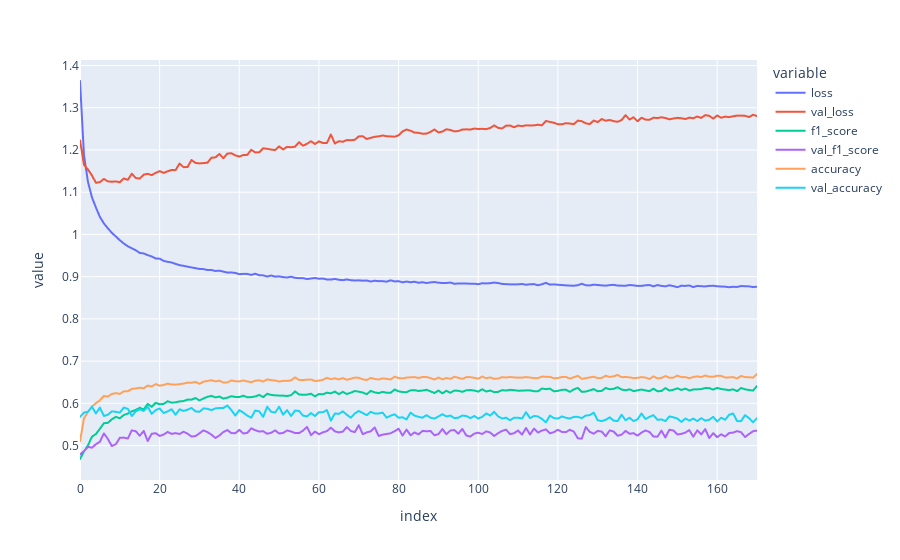

Source (notebook cell):
### Code cell
# Babysit the model
px.line(
    pd.DataFrame(
        {
            "loss": history.history["loss"],
            "val_loss": history.history["val_loss"],
            "f1_score": history.history["f1_score"],
            "val_f1_score": history.history["val_f1_score"],
            "accuracy": history.history["accuracy"],
            "val_accuracy": history.history["val_accuracy"],
        }
    )
)

### Figure 1 — Plotly figure (JSON) as saved in the notebook; plotly's stock layout.template omitted (floating-point values rounded to 4 significant figures; data arrays with more than 128 entries replaced by an {"elided": "..."} marker saying what was removed)
{"data": [{"hovertemplate": "variable=loss<br>index=%{x}<br>value=%{y}<extra></extra>", "legendgroup": "loss", "line": {"color": "#636efa", "dash": "solid"}, "marker": {"symbol": "circle"}, "mode": "lines", "name": "loss", "showlegend": true, "type": "scattergl", "x": {"elided": "171 int values"}, "xaxis": "x", "y": {"elided": "171 float values"}, "yaxis": "y"}, {"hovertemplate": "variable=val_loss<br>index=%{x}<br>value=%{y}<extra></extra>", "legendgroup": "val_loss", "line": {"color": "#EF553B", "dash": "solid"}, "marker": {"symbol": "circle"}, "mode": "lines", "name": "val_loss", "showlegend": true, "type": "scattergl", "x": {"elided": "171 int values"}, "xaxis": "x", "y": {"elided": "171 float values"}, "yaxis": "y"}, {"hovertemplate": "variable=f1_score<br>index=%{x}<br>value=%{y}<extra></extra>", "legendgroup": "f1_score", "line": {"color": "#00cc96", "dash": "solid"}, "marker": {"symbol": "circle"}, "mode": "lines", "name": "f1_score", "showlegend": true, "type": "scattergl", "x": {"elided": "171 int values"}, "xaxis": "x", "y": {"elided": "171 float values"}, "yaxis": "y"}, {"hovertemplate": "variable=val_f1_score<br>index=%{x}<br>value=%{y}<extra></extra>", "legendgroup": "val_f1_score", "line": {"color": "#ab63fa", "dash": "solid"}, "marker": {"symbol": "circle"}, "mode": "lines", "name": "val_f1_score", "showlegend": true, "type": "scattergl", "x": {"elided": "171 int values"}, "xaxis": "x", "y": {"elided": "171 float values"}, "yaxis": "y"}, {"hovertemplate": "variable=accuracy<br>index=%{x}<br>value=%{y}<extra></extra>", "legendgroup": "accuracy", "line": {"color": "#FFA15A", "dash": "solid"}, "marker": {"symbol": "circle"}, "mode": "lines", "name": "accuracy", "showlegend": true, "type": "scattergl", "x": {"elided": "171 int values"}, "xaxis": "x", "y": {"elided": "171 float values"}, "yaxis": "y"}, {"hovertemplate": "variable=val_accuracy<br>index=%{x}<br>value=%{y}<extra></extra>", "legendgroup": "val_accuracy", "line": {"color": "#19d3f3", "dash": "solid"}, "marker": {"symbol": "circle"}, "mode": "lines", "name": "val_accuracy", "showlegend": true, "type": "scattergl", "x": {"elided": "171 int values"}, "xaxis": "x", "y": {"elided": "171 float values"}, "yaxis": "y"}], "layout": {"legend": {"title": {"text": "variable"}, "tracegroupgap": 0}, "margin": {"t": 60}, "xaxis": {"anchor": "y", "domain": [0, 1], "title": {"text": "index"}}, "yaxis": {"anchor": "x", "domain": [0, 1], "title": {"text": "value"}}}}
